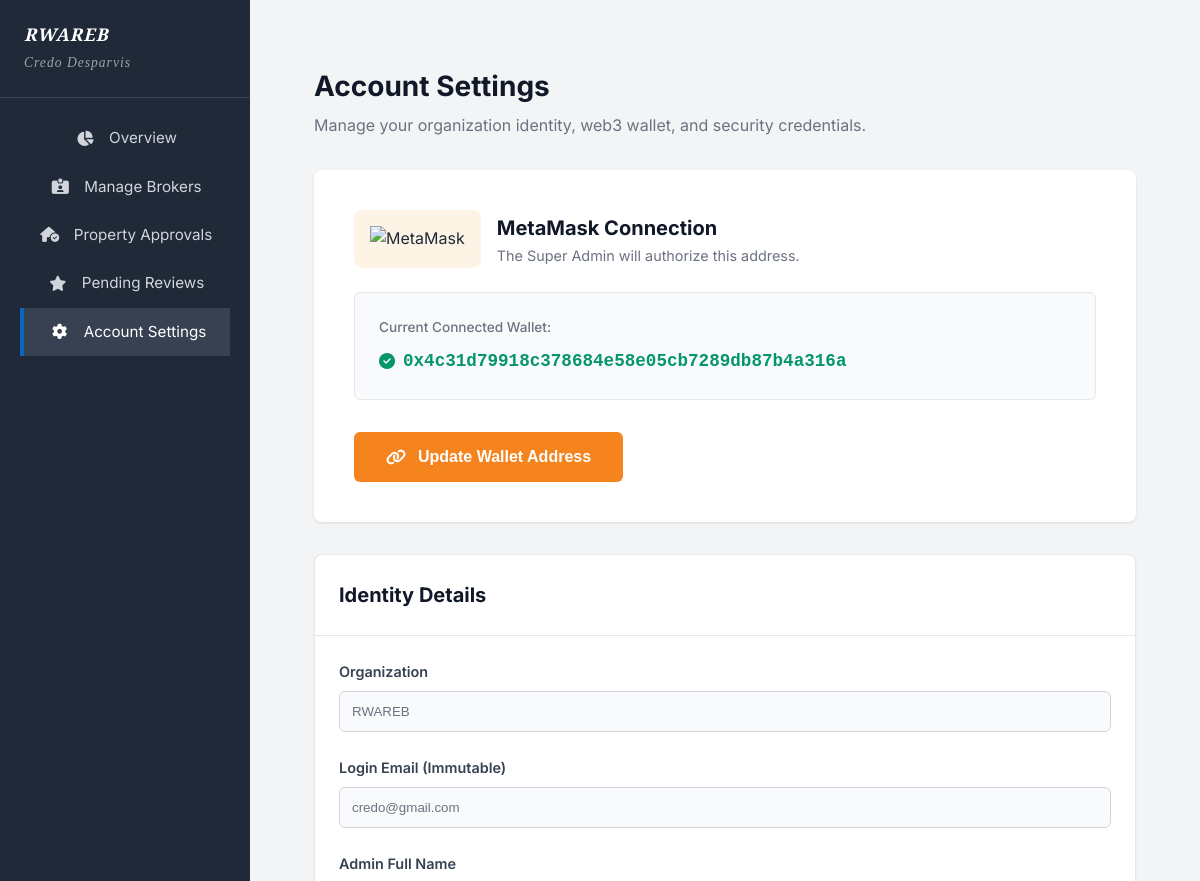
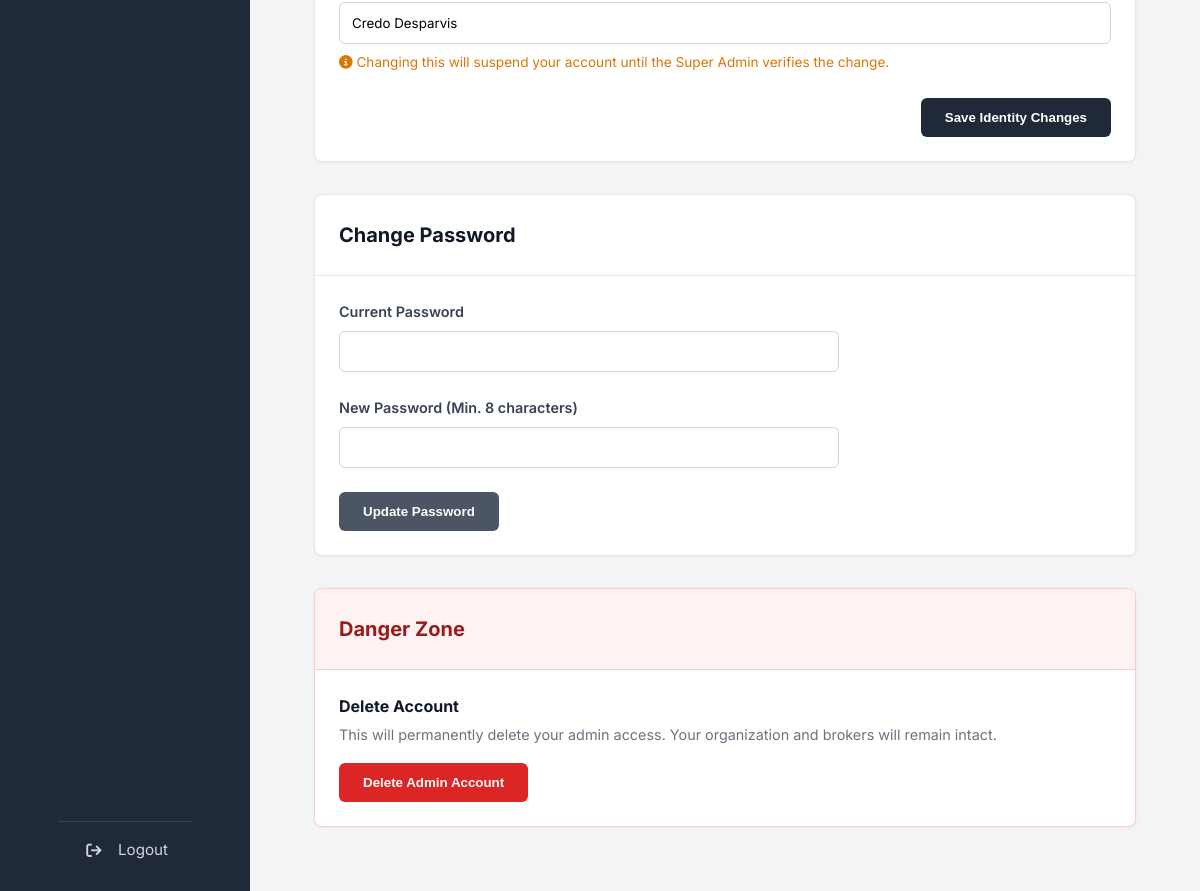
The page /assocdash/settings (signed in) on the database its author committed (2 pictures, top to bottom).
### models.py (models this page shows)
class Organization(db.Model):
    __tablename__ = 'organizations'
    id = db.Column(db.String(36), primary_key=True, default=generate_uuid)
    name = db.Column(db.String(150), unique=True, nullable=False)
    registration_number = db.Column(db.String(100), unique=True, nullable=False)
    email = db.Column(db.String(150), nullable=False)
    phone = db.Column(db.String(30), nullable=False)
    address = db.Column(db.Text, nullable=True)
    status = db.Column(db.String(20), default='Active')  # 'Active' or 'Suspended'
    created_by = db.Column(db.String(36), db.ForeignKey('super_admins.id'), nullable=False)
    created_at = db.Column(db.DateTime, default=datetime.utcnow)
    updated_at = db.Column(db.DateTime, default=datetime.utcnow, onupdate=datetime.utcnow)
    admins = db.relationship('AssociationAdmin', backref='organization', lazy=True)

class AssociationAdmin(db.Model):
    __tablename__ = 'association_admins'
    id = db.Column(db.String(36), primary_key=True, default=generate_uuid)
    full_name = db.Column(db.String(100), nullable=False)
    email = db.Column(db.String(150), unique=True, nullable=False)
    password_hash = db.Column(db.Text, nullable=False)
    organization_id = db.Column(db.String(36), db.ForeignKey('organizations.id'), nullable=False)
    account_status = db.Column(db.String(20), default='Active')  # 'Active' or 'Revoked'
    approved_at = db.Column(db.DateTime, nullable=True)
    created_by = db.Column(db.String(36), db.ForeignKey('super_admins.id'), nullable=False)
    created_at = db.Column(db.DateTime, default=datetime.utcnow)
    updated_at = db.Column(db.DateTime, default=datetime.utcnow, onupdate=datetime.utcnow)
    wallet_address = db.Column(db.String(100), nullable=True)

### association.py (the view, shortened to what this page needs)
@association.route('/assocdash/settings', methods=['GET', 'POST'])
@assoc_login_required
def settings():
    admin = AssociationAdmin.query.get(session['assoc_admin_id'])
    return render_template("assoc_settings.html", admin=admin)

### association.py (called while the page is built)
def assoc_login_required(f):
    @wraps(f)
    def decorated_function(*args, **kwargs):
        if 'assoc_admin_id' not in session:
            return redirect(url_for('landing.login_portal'))
        return f(*args, **kwargs)
    return decorated_function

### templates/assoc_settings.html (shortened to what this page needs)
{% extends "assoc_base.html" %}
{% block content %}
<div style="padding: 2rem; max-width: 900px; margin: 0 auto;">
    <div style="margin-bottom: 2rem;">
        <h1 style="font-size: 1.75rem; color: #111827; margin: 0;">Account Settings</h1>
        <p style="color: #6B7280; margin-top: 0.25rem;">Manage your organization identity, web3 wallet, and security credentials.</p>
    </div>
    <div style="background-color: white; padding: 2.5rem; border-radius: 8px; box-shadow: 0 1px 3px rgba(0,0,0,0.1); margin-bottom: 2rem;">
        <div style="display: flex; align-items: center; gap: 1rem; margin-bottom: 1.5rem;">
            <div style="background-color: #FDF4E6; padding: 1rem; border-radius: 8px;">
                <img src="https://upload.wikimedia.org/wikipedia/commons/3/36/MetaMask_Fox.svg" alt="MetaMask" style="width: 40px; height: 40px;">
            </div>
            <div>
                <h2 style="margin: 0; font-size: 1.25rem; color: #111827;">MetaMask Connection</h2>
                <p style="margin: 0; color: #6B7280; font-size: 0.9rem;">The Super Admin will authorize this address.</p>
            </div>
        </div>
        <div style="background-color: #F9FAFB; border: 1px solid #E5E7EB; border-radius: 6px; padding: 1.5rem; margin-bottom: 2rem;">
            <span style="display: block; font-size: 0.85rem; color: #6B7280; margin-bottom: 0.5rem; font-weight: 500;">Current Connected Wallet:</span>
            {% if current_admin.wallet_address %}
                <div style="display: flex; align-items: center; gap: 0.5rem; color: #059669; font-weight: 600;">
                    <i class="fa-solid fa-circle-check"></i>
                    <span style="font-family: monospace; font-size: 1.1rem; word-break: break-all;">{{ current_admin.wallet_address }}</span>
                </div>
            {% else %}
                <div style="display: flex; align-items: center; gap: 0.5rem; color: #DC2626; font-weight: 500;">
                    <i class="fa-solid fa-circle-xmark"></i>
                    <span>No wallet linked. You cannot manage brokers on-chain yet.</span>
                </div>
            {% endif %}
        </div>
        <button onclick="connectWallet()" style="background-color: #F5841F; color: white; border: none; padding: 1rem 2rem; border-radius: 6px; font-size: 1rem; font-weight: 600; cursor: pointer; display: flex; align-items: center; gap: 0.75rem; transition: background-color 0.2s;">
            <i class="fa-solid fa-link"></i>
            {{ 'Update Wallet Address' if current_admin.wallet_address else 'Connect MetaMask Wallet' }}
        </button>
    </div>
    <div style="background: white; border: 1px solid #E5E7EB; border-radius: 8px; margin-bottom: 2rem; box-shadow: 0 1px 3px rgba(0,0,0,0.05);">
        <div style="padding: 1.5rem; border-bottom: 1px solid #E5E7EB;">
            <h2 style="font-size: 1.25rem; color: #111827; margin: 0;">Identity Details</h2>
        </div>
        <form action="{{ url_for('association.settings') }}" method="POST" style="padding: 1.5rem;">
            <div style="display: flex; flex-direction: column; gap: 1.5rem; margin-bottom: 1.5rem;">
                <div style="display: flex; flex-direction: column; gap: 0.5rem;">
                    <label style="font-size: 0.9rem; font-weight: 600; color: #374151;">Organization</label>
                    <input type="text" value="{{ current_admin.organization.name }}" disabled style="padding: 0.75rem; border: 1px solid #D1D5DB; border-radius: 6px; background-color: #F9FAFB; color: #6B7280; cursor: not-allowed;">
                </div>
                <div style="display: flex; flex-direction: column; gap: 0.5rem;">
                    <label style="font-size: 0.9rem; font-weight: 600; color: #374151;">Login Email (Immutable)</label>
                    <input type="email" value="{{ current_admin.email }}" disabled style="padding: 0.75rem; border: 1px solid #D1D5DB; border-radius: 6px; background-color: #F9FAFB; color: #6B7280; cursor: not-allowed;">
                </div>
                <div style="display: flex; flex-direction: column; gap: 0.5rem;">
                    <label for="full_name" style="font-size: 0.9rem; font-weight: 600; color: #374151;">Admin Full Name</label>
                    <input type="text" id="full_name" name="full_name" value="{{ current_admin.full_name }}" required style="padding: 0.75rem; border: 1px solid #D1D5DB; border-radius: 6px; font-family: inherit;">
                    <small style="color: #D97706; font-size: 0.85rem;"><i class="fa-solid fa-circle-info"></i> Changing this will suspend your account until the Super Admin verifies the change.</small>
                </div>
            </div>
            <div style="text-align: right;">
                <button type="submit" style="background-color: #1F2937; color: white; padding: 0.75rem 1.5rem; border: none; border-radius: 6px; font-weight: 600; cursor: pointer;">
                    Save Identity Changes
                </button>
            </div>
        </form>
    </div>
    <div style="background: white; border: 1px solid #E5E7EB; border-radius: 8px; margin-bottom: 2rem; box-shadow: 0 1px 3px rgba(0,0,0,0.05);">
        <div style="padding: 1.5rem; border-bottom: 1px solid #E5E7EB;">
            <h2 style="font-size: 1.25rem; color: #111827; margin: 0;">Change Password</h2>
        </div>
        <form action="{{ url_for('association.settings') }}" method="POST" style="padding: 1.5rem;">
            <div style="display: flex; flex-direction: column; gap: 1.5rem; max-width: 500px; margin-bottom: 1.5rem;">
                <div style="display: flex; flex-direction: column; gap: 0.5rem;">
                    <label for="current_password" style="font-size: 0.9rem; font-weight: 600; color: #374151;">Current Password</label>
                    <input type="password" id="current_password" name="current_password" required style="padding: 0.75rem; border: 1px solid #D1D5DB; border-radius: 6px;">
                </div>
                <div style="display: flex; flex-direction: column; gap: 0.5rem;">
                    <label for="new_password" style="font-size: 0.9rem; font-weight: 600; color: #374151;">New Password (Min. 8 characters)</label>
                    <input type="password" id="new_password" name="new_password" required minlength="8" style="padding: 0.75rem; border: 1px solid #D1D5DB; border-radius: 6px;">
                </div>
            </div>
            <div>
                <button type="submit" style="background-color: #4B5563; color: white; padding: 0.75rem 1.5rem; border: none; border-radius: 6px; font-weight: 600; cursor: pointer;">
                    Update Password
                </button>
            </div>
        </form>
    </div>
    <div style="background: white; border: 1px solid #FECACA; border-radius: 8px; box-shadow: 0 1px 3px rgba(0,0,0,0.05);">
        <div style="padding: 1.5rem; border-bottom: 1px solid #FECACA; background-color: #FEF2F2; border-radius: 8px 8px 0 0;">
            <h2 style="font-size: 1.25rem; color: #991B1B; margin: 0;">Danger Zone</h2>
        </div>
        <div style="padding: 1.5rem; display: flex; justify-content: space-between; align-items: center; flex-wrap: wrap; gap: 1rem;">
            <div>
                <h3 style="font-size: 1rem; color: #111827; margin: 0 0 0.25rem 0;">Delete Account</h3>
                <p style="color: #6B7280; font-size: 0.9rem; margin: 0;">This will permanently delete your admin access. Your organization and brokers will remain intact.</p>
            </div>
            <form action="{{ url_for('association.settings') }}" method="POST" onsubmit="return confirm('WARNING: Are you absolutely sure you want to permanently delete your admin account?');">
                <button type="submit" style="background-color: #DC2626; color: white; padding: 0.75rem 1.5rem; border: none; border-radius: 6px; font-weight: 600; cursor: pointer; transition: background-color 0.2s;">
                    Delete Admin Account
                </button>
            </form>
        </div>
    </div>
</div>
{% endblock %}

### templates/assoc_base.html (shortened to what this page needs)
<!DOCTYPE html>
<html lang="en">
<head>
    <link rel="stylesheet" href="https://cdnjs.cloudflare.com/ajax/libs/font-awesome/6.4.0/css/all.min.css">
    <link rel="stylesheet" href="{{ url_for('static', filename='css/style.css') }}">
    <link rel="stylesheet" href="{{ url_for('static', filename='css/admin_style.css') }}">
</head>
<body>
    <div class="admin-layout">
        <aside class="admin-sidebar" style="background-color: #1F2937;">
            <div class="logo" style="padding: 1.5rem; border-bottom: 1px solid #374151;">
                <span style="display: block; font-size: 1.1rem; font-weight: bold; line-height: 1.2; color: white;">{{
                    current_admin.organization.name }}</span>
                <span
                    style="display: block; font-size: 0.85rem; color: #9CA3AF; font-weight: normal; margin-top: 0.4rem;">{{
                    current_admin.full_name }}</span>
            </div>
            <nav class="admin-nav">
                <a href="{{ url_for('association.dashboard') }}" class="{% if request.endpoint == 'association.dashboard' %}active{% endif %}">
                    <i class="fa-solid fa-chart-pie"></i> Overview
                </a>
                <a href="{{ url_for('association.brokers') }}" class="{% if 'brokers' in request.path %}active{% endif %}">
                    <i class="fa-solid fa-id-card-clip"></i> Manage Brokers
                </a>
                <a href="{{ url_for('association.manage_properties') }}" class="{% if 'properties' in request.path %}active{% endif %}">
                    <i class="fa-solid fa-house-circle-check"></i> Property Approvals
                </a>
                <a href="{{ url_for('association.manage_reviews') }}" class="{% if 'reviews' in request.path %}active{% endif %}">
                    <i class="fa-solid fa-star"></i> Pending Reviews
                </a>
                <a href="{{ url_for('association.settings') }}" class="{% if 'settings' in request.path %}active{% endif %}">
                    <i class="fa-solid fa-gear"></i> Account Settings
                </a>
                <a href="{{ url_for('association.logout') }}" style="margin-top: auto; border-top: 1px solid #374151; padding-top: 1rem;">
                    <i class="fa-solid fa-arrow-right-from-bracket"></i> Logout
                </a>
            </nav>
        </aside>
        <main class="admin-main">
            {% block content %}{% endblock %}
        </main>
    </div>
</body>
</html>

### static/css/style.css (style rules this page uses)
:root { --bg-white: #FFFFFF; --text-dark: #1F2937; --text-muted: #6B7280; --border-grey: #E5E7EB; --hover-grey: #F3F4F6; --btn-blue: #0A66C2; --btn-blue-hover: #004182; --footer-bg: #2f426b; }
body { font-family: 'Inter', sans-serif; background-color: var(--bg-white); color: var(--text-dark); margin: 0; padding: 0; line-height: 1.6; display: flex; flex-direction: column; min-height: 100vh; }
nav { max-width: 1200px; margin: 0 auto; padding: 1rem 2rem; display: flex; justify-content: space-between; align-items: center; }
.logo { font-family: 'Playfair Display', serif; font-size: 1.5rem; font-style: italic; color: var(--text-dark); text-decoration: none; letter-spacing: 1px; font-weight: 700; }
main { max-width: 1200px; margin: 0 auto; padding: 2rem; flex: 1; }

### static/css/admin_style.css (style rules this page uses)
.admin-layout { display: flex; min-height: 100vh; background-color: var(--bg-white); }
.admin-sidebar { width: 250px; background-color: var(--text-dark); color: var(--bg-white); display: flex; flex-direction: column; }
.admin-sidebar .logo { padding: 1.5rem; color: var(--bg-white); border-bottom: 1px solid #374151; display: block; }
.admin-nav { display: flex; flex-direction: column; padding: 1rem 0; flex: 1; }
.admin-nav a { color: #D1D5DB; text-decoration: none; padding: 0.75rem 1.5rem; display: flex; align-items: center; font-size: 0.95rem; transition: background-color 0.2s, color 0.2s; }
.admin-nav a:hover, .admin-nav a.active { background-color: #374151; color: var(--bg-white); border-left: 4px solid var(--btn-blue); }
.admin-nav i { margin-right: 10px; width: 20px; text-align: center; }
.admin-main { flex: 1; background-color: var(--hover-grey); padding: 2rem; overflow-y: auto; }

### templates/assoc_base.html (style rules this page uses)
.admin-nav a { display: flex; align-items: center; }
.admin-nav a i { width: 24px; margin-right: 0.75rem; }

### rows shown on the page
Organization: organization.name "RWAREB"
AssociationAdmin: full_name "Credo Desparvis", wallet_address "0x4c31d79918c378684e58e05cb7289db87b4a316a", wallet_address "Update Wallet Address", email "credo@gmail.com"
